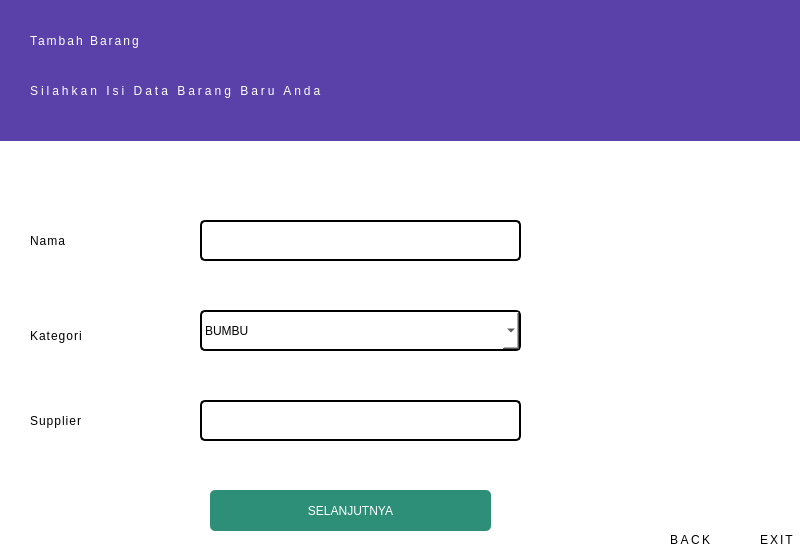
<?xml version="1.0" encoding="UTF-8"?>
<ui version="4.0">
 <class>Dialog</class>
 <widget class="QDialog" name="Dialog">
  <property name="geometry">
   <rect>
    <x>0</x>
    <y>0</y>
    <width>800</width>
    <height>550</height>
   </rect>
  </property>
  <property name="windowTitle">
   <string>Dialog</string>
  </property>
  <widget class="QWidget" name="widget" native="true">
   <property name="geometry">
    <rect>
     <x>-10</x>
     <y>0</y>
     <width>811</width>
     <height>550</height>
    </rect>
   </property>
   <property name="styleSheet">
    <string notr="true">background-color:white;
</string>
   </property>
   <widget class="QLabel" name="label_2">
    <property name="geometry">
     <rect>
      <x>40</x>
      <y>230</y>
      <width>111</width>
      <height>21</height>
     </rect>
    </property>
    <property name="styleSheet">
     <string notr="true">font: 25 12pt &quot;Noto Looped Lao Light&quot;;
letter-spacing:1px;</string>
    </property>
    <property name="text">
     <string>Nama</string>
    </property>
   </widget>
   <widget class="QPushButton" name="btn_Lanjut">
    <property name="geometry">
     <rect>
      <x>220</x>
      <y>490</y>
      <width>281</width>
      <height>41</height>
     </rect>
    </property>
    <property name="styleSheet">
     <string notr="true">border:none;
background-color:#2D8F77;
color:white;
border-radius :5px;</string>
    </property>
    <property name="text">
     <string>SELANJUTNYA</string>
    </property>
   </widget>
   <widget class="QLineEdit" name="le_nama">
    <property name="geometry">
     <rect>
      <x>210</x>
      <y>220</y>
      <width>321</width>
      <height>41</height>
     </rect>
    </property>
    <property name="styleSheet">
     <string notr="true">border :2px solid black;
border-radius:5px;</string>
    </property>
   </widget>
   <widget class="QLabel" name="label_3">
    <property name="geometry">
     <rect>
      <x>40</x>
      <y>320</y>
      <width>111</width>
      <height>31</height>
     </rect>
    </property>
    <property name="styleSheet">
     <string notr="true">font: 25 12pt &quot;Noto Looped Lao Light&quot;;
letter-spacing:1px;</string>
    </property>
    <property name="text">
     <string>Kategori</string>
    </property>
   </widget>
   <widget class="QLabel" name="label_5">
    <property name="geometry">
     <rect>
      <x>40</x>
      <y>410</y>
      <width>141</width>
      <height>21</height>
     </rect>
    </property>
    <property name="styleSheet">
     <string notr="true">font: 25 12pt &quot;Noto Looped Lao Light&quot;;
letter-spacing:1px;</string>
    </property>
    <property name="text">
     <string>Supplier</string>
    </property>
   </widget>
   <widget class="QLineEdit" name="le_supplier">
    <property name="geometry">
     <rect>
      <x>210</x>
      <y>400</y>
      <width>321</width>
      <height>41</height>
     </rect>
    </property>
    <property name="styleSheet">
     <string notr="true">border :2px solid black;
border-radius:5px;</string>
    </property>
   </widget>
   <widget class="QComboBox" name="cb_kategori">
    <property name="geometry">
     <rect>
      <x>210</x>
      <y>310</y>
      <width>321</width>
      <height>41</height>
     </rect>
    </property>
    <property name="styleSheet">
     <string notr="true">border :2px solid black;
border-radius:5px;
</string>
    </property>
    <item>
     <property name="text">
      <string>BUMBU</string>
     </property>
    </item>
    <item>
     <property name="text">
      <string>SABUN &amp; SAMPHOO</string>
     </property>
    </item>
    <item>
     <property name="text">
      <string>TEPUNG</string>
     </property>
    </item>
    <item>
     <property name="text">
      <string>PERMEN</string>
     </property>
    </item>
    <item>
     <property name="text">
      <string>BERAS</string>
     </property>
    </item>
    <item>
     <property name="text">
      <string>MINUMAN</string>
     </property>
    </item>
    <item>
     <property name="text">
      <string>TEH &amp; KOPI</string>
     </property>
    </item>
    <item>
     <property name="text">
      <string>MAKANAN KALENG</string>
     </property>
    </item>
    <item>
     <property name="text">
      <string>MIE</string>
     </property>
    </item>
    <item>
     <property name="text">
      <string>SUSU</string>
     </property>
    </item>
   </widget>
   <widget class="QLabel" name="lTitle_5">
    <property name="geometry">
     <rect>
      <x>770</x>
      <y>530</y>
      <width>41</width>
      <height>20</height>
     </rect>
    </property>
    <property name="styleSheet">
     <string notr="true">font: 57 10pt &quot;Noto Looped Lao Medium&quot;;

letter-spacing :2px;</string>
    </property>
    <property name="text">
     <string>EXIT</string>
    </property>
   </widget>
   <widget class="QLabel" name="lTitle_3">
    <property name="geometry">
     <rect>
      <x>680</x>
      <y>530</y>
      <width>61</width>
      <height>20</height>
     </rect>
    </property>
    <property name="styleSheet">
     <string notr="true">font: 57 10pt &quot;Noto Looped Lao Medium&quot;;

letter-spacing :2.5px;</string>
    </property>
    <property name="text">
     <string>BACK</string>
    </property>
   </widget>
   <widget class="QLabel" name="lbl_Exit">
    <property name="geometry">
     <rect>
      <x>770</x>
      <y>490</y>
      <width>31</width>
      <height>31</height>
     </rect>
    </property>
    <property name="text">
     <string/>
    </property>
    <property name="pixmap">
     <pixmap>../../../../../../Resource Grapich/Resources-Icon/illustration-business-concept/logout.png</pixmap>
    </property>
    <property name="scaledContents">
     <bool>true</bool>
    </property>
   </widget>
   <widget class="QLabel" name="lbl_Back">
    <property name="geometry">
     <rect>
      <x>690</x>
      <y>490</y>
      <width>31</width>
      <height>31</height>
     </rect>
    </property>
    <property name="text">
     <string/>
    </property>
    <property name="pixmap">
     <pixmap>../icon/previous.png</pixmap>
    </property>
    <property name="scaledContents">
     <bool>true</bool>
    </property>
   </widget>
   <widget class="QWidget" name="widget_2" native="true">
    <property name="geometry">
     <rect>
      <x>0</x>
      <y>0</y>
      <width>811</width>
      <height>141</height>
     </rect>
    </property>
    <property name="styleSheet">
     <string notr="true">background-color:#5941A9;</string>
    </property>
    <widget class="QLabel" name="lSubTitle_4">
     <property name="geometry">
      <rect>
       <x>40</x>
       <y>70</y>
       <width>341</width>
       <height>41</height>
      </rect>
     </property>
     <property name="styleSheet">
      <string notr="true">color:white;
font: 57 10pt &quot;Noto Looped Lao Medium&quot;;
letter-spacing:3px;</string>
     </property>
     <property name="text">
      <string>Silahkan Isi Data Barang Baru Anda</string>
     </property>
    </widget>
    <widget class="QLabel" name="lTitle_9">
     <property name="geometry">
      <rect>
       <x>40</x>
       <y>20</y>
       <width>321</width>
       <height>41</height>
      </rect>
     </property>
     <property name="styleSheet">
      <string notr="true">color:white;
font: 57 22pt &quot;Noto Looped Lao Medium&quot;;
letter-spacing:2px;</string>
     </property>
     <property name="text">
      <string>Tambah Barang</string>
     </property>
    </widget>
    <widget class="QWidget" name="widget_4" native="true">
     <property name="geometry">
      <rect>
       <x>530</x>
       <y>100</y>
       <width>811</width>
       <height>141</height>
      </rect>
     </property>
     <property name="styleSheet">
      <string notr="true">background-color:#5941A9;</string>
     </property>
     <widget class="QLabel" name="lSubTitle_6">
      <property name="geometry">
       <rect>
        <x>40</x>
        <y>90</y>
        <width>341</width>
        <height>41</height>
       </rect>
      </property>
      <property name="styleSheet">
       <string notr="true">color:white;
font: 57 10pt &quot;Noto Looped Lao Medium&quot;;
letter-spacing:3px;</string>
      </property>
      <property name="text">
       <string>Silhkan pilih 2 menu dibawah ini</string>
      </property>
     </widget>
     <widget class="QLabel" name="lTitle_10">
      <property name="geometry">
       <rect>
        <x>40</x>
        <y>40</y>
        <width>321</width>
        <height>41</height>
       </rect>
      </property>
      <property name="styleSheet">
       <string notr="true">color:white;
font: 57 22pt &quot;Noto Looped Lao Medium&quot;;
letter-spacing:2px;</string>
      </property>
      <property name="text">
       <string>Pengaturan</string>
      </property>
     </widget>
    </widget>
   </widget>
  </widget>
 </widget>
 <resources/>
 <connections/>
</ui>
